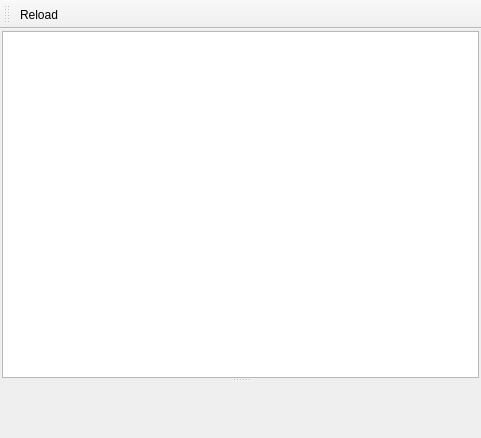
<ui version="4.0" >
 <class>MainWindow</class>
 <widget class="QMainWindow" name="MainWindow" >
  <property name="geometry" >
   <rect>
    <x>0</x>
    <y>0</y>
    <width>481</width>
    <height>438</height>
   </rect>
  </property>
  <property name="windowTitle" >
   <string>hgview filelog</string>
  </property>
  <widget class="QWidget" name="centralwidget" >
   <property name="geometry" >
    <rect>
     <x>0</x>
     <y>33</y>
     <width>481</width>
     <height>405</height>
    </rect>
   </property>
   <layout class="QVBoxLayout" name="verticalLayout" >
    <property name="margin" >
     <number>2</number>
    </property>
    <item>
     <widget class="QSplitter" name="splitter" >
      <property name="orientation" >
       <enum>Qt::Vertical</enum>
      </property>
      <widget class="RevisionsTableView" name="tableView_revisions" >
       <property name="alternatingRowColors" >
        <bool>true</bool>
       </property>
       <property name="selectionMode" >
        <enum>QAbstractItemView::SingleSelection</enum>
       </property>
       <property name="selectionBehavior" >
        <enum>QAbstractItemView::SelectRows</enum>
       </property>
       <property name="showGrid" >
        <bool>false</bool>
       </property>
       <property name="gridStyle" >
        <enum>Qt::NoPen</enum>
       </property>
      </widget>
      <widget class="HgFileView" native="1" name="textView" />
     </widget>
    </item>
   </layout>
  </widget>
  <widget class="QToolBar" name="toolBar_edit" >
   <property name="geometry" >
    <rect>
     <x>0</x>
     <y>0</y>
     <width>481</width>
     <height>33</height>
    </rect>
   </property>
   <property name="windowTitle" >
    <string>toolBar</string>
   </property>
   <attribute name="toolBarArea" >
    <enum>TopToolBarArea</enum>
   </attribute>
   <attribute name="toolBarBreak" >
    <bool>false</bool>
   </attribute>
   <addaction name="actionReload" />
  </widget>
  <action name="actionClose" >
   <property name="text" >
    <string>Close</string>
   </property>
   <property name="shortcut" >
    <string>Ctrl+Q</string>
   </property>
  </action>
  <action name="actionReload" >
   <property name="text" >
    <string>Reload</string>
   </property>
   <property name="shortcut" >
    <string>Ctrl+R</string>
   </property>
  </action>
 </widget>
 <customwidgets>
  <customwidget>
   <class>RevisionsTableView</class>
   <extends>QTableView</extends>
   <header>.revisions_table.h</header>
  </customwidget>
  <customwidget>
   <class>HgFileView</class>
   <extends>QWidget</extends>
   <header>.hgfileview.h</header>
   <container>1</container>
  </customwidget>
 </customwidgets>
 <resources/>
 <connections/>
</ui>
